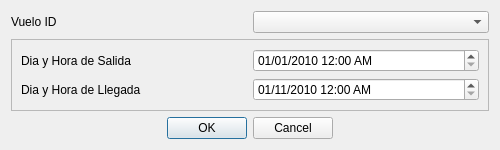
<?xml version="1.0" encoding="UTF-8"?>
<ui version="4.0">
 <class>AgregarSalidas</class>
 <widget class="QDialog" name="AgregarSalidas">
  <property name="windowModality">
   <enum>Qt::NonModal</enum>
  </property>
  <property name="geometry">
   <rect>
    <x>0</x>
    <y>0</y>
    <width>500</width>
    <height>150</height>
   </rect>
  </property>
  <property name="sizePolicy">
   <sizepolicy hsizetype="Fixed" vsizetype="Fixed">
    <horstretch>0</horstretch>
    <verstretch>0</verstretch>
   </sizepolicy>
  </property>
  <property name="minimumSize">
   <size>
    <width>500</width>
    <height>150</height>
   </size>
  </property>
  <property name="maximumSize">
   <size>
    <width>500</width>
    <height>150</height>
   </size>
  </property>
  <property name="windowTitle">
   <string>Agregar Salidas</string>
  </property>
  <property name="sizeGripEnabled">
   <bool>false</bool>
  </property>
  <property name="modal">
   <bool>false</bool>
  </property>
  <layout class="QGridLayout" name="gridLayout">
   <item row="1" column="0" colspan="4">
    <widget class="QFrame" name="frame">
     <property name="frameShape">
      <enum>QFrame::StyledPanel</enum>
     </property>
     <property name="frameShadow">
      <enum>QFrame::Raised</enum>
     </property>
     <layout class="QGridLayout" name="gridLayout_2">
      <item row="1" column="0">
       <widget class="QLabel" name="label_3">
        <property name="text">
         <string>Dia y Hora de Llegada</string>
        </property>
       </widget>
      </item>
      <item row="0" column="0">
       <widget class="QLabel" name="label_2">
        <property name="text">
         <string>Dia y Hora de Salida</string>
        </property>
       </widget>
      </item>
      <item row="0" column="1">
       <widget class="QDateTimeEdit" name="dateTimeEditHoraSalida">
        <property name="minimumDate">
         <date>
          <year>2010</year>
          <month>1</month>
          <day>1</day>
         </date>
        </property>
        <property name="minimumTime">
         <time>
          <hour>0</hour>
          <minute>0</minute>
          <second>0</second>
         </time>
        </property>
        <property name="displayFormat">
         <string>dd/MM/yyyy h:mm AP</string>
        </property>
        <property name="calendarPopup">
         <bool>false</bool>
        </property>
       </widget>
      </item>
      <item row="1" column="1">
       <widget class="QDateTimeEdit" name="dateTimeEditHoraLlegada">
        <property name="minimumDate">
         <date>
          <year>2010</year>
          <month>11</month>
          <day>1</day>
         </date>
        </property>
        <property name="displayFormat">
         <string>dd/MM/yyyy h:mm AP</string>
        </property>
        <property name="calendarPopup">
         <bool>false</bool>
        </property>
       </widget>
      </item>
     </layout>
    </widget>
   </item>
   <item row="2" column="1" colspan="2">
    <widget class="QDialogButtonBox" name="buttonBox">
     <property name="orientation">
      <enum>Qt::Horizontal</enum>
     </property>
     <property name="standardButtons">
      <set>QDialogButtonBox::Cancel|QDialogButtonBox::Ok</set>
     </property>
    </widget>
   </item>
   <item row="2" column="3">
    <spacer name="horizontalSpacer">
     <property name="orientation">
      <enum>Qt::Horizontal</enum>
     </property>
     <property name="sizeHint" stdset="0">
      <size>
       <width>40</width>
       <height>20</height>
      </size>
     </property>
    </spacer>
   </item>
   <item row="2" column="0">
    <spacer name="horizontalSpacer_2">
     <property name="orientation">
      <enum>Qt::Horizontal</enum>
     </property>
     <property name="sizeHint" stdset="0">
      <size>
       <width>40</width>
       <height>20</height>
      </size>
     </property>
    </spacer>
   </item>
   <item row="0" column="0" colspan="2">
    <widget class="QLabel" name="label">
     <property name="text">
      <string>Vuelo ID</string>
     </property>
    </widget>
   </item>
   <item row="0" column="2" colspan="2">
    <widget class="QComboBox" name="comboBox"/>
   </item>
  </layout>
 </widget>
 <resources/>
 <connections>
  <connection>
   <sender>buttonBox</sender>
   <signal>accepted()</signal>
   <receiver>AgregarSalidas</receiver>
   <slot>accept()</slot>
   <hints>
    <hint type="sourcelabel">
     <x>248</x>
     <y>254</y>
    </hint>
    <hint type="destinationlabel">
     <x>157</x>
     <y>274</y>
    </hint>
   </hints>
  </connection>
  <connection>
   <sender>buttonBox</sender>
   <signal>rejected()</signal>
   <receiver>AgregarSalidas</receiver>
   <slot>reject()</slot>
   <hints>
    <hint type="sourcelabel">
     <x>316</x>
     <y>260</y>
    </hint>
    <hint type="destinationlabel">
     <x>286</x>
     <y>274</y>
    </hint>
   </hints>
  </connection>
 </connections>
</ui>
